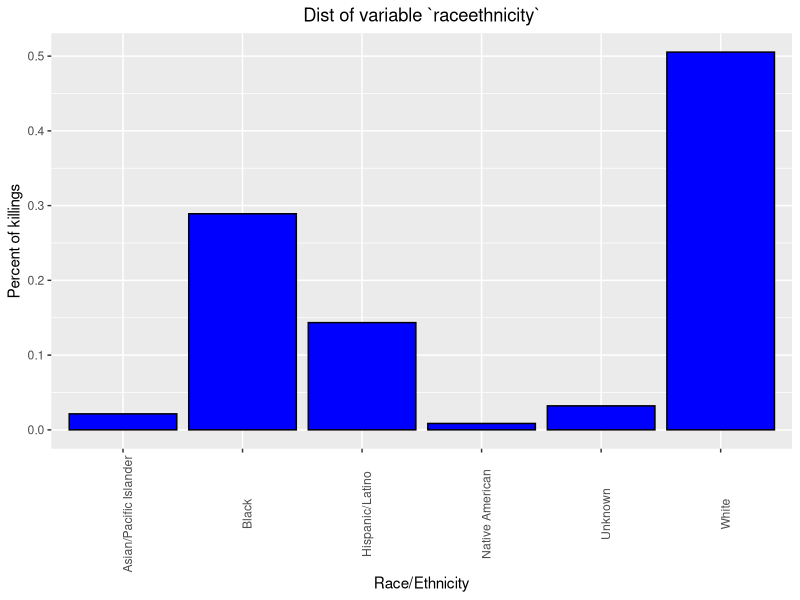
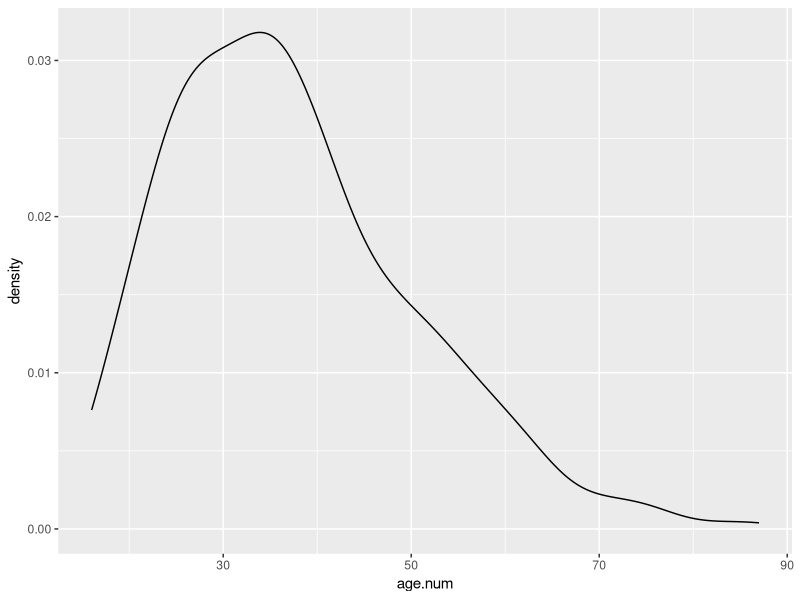
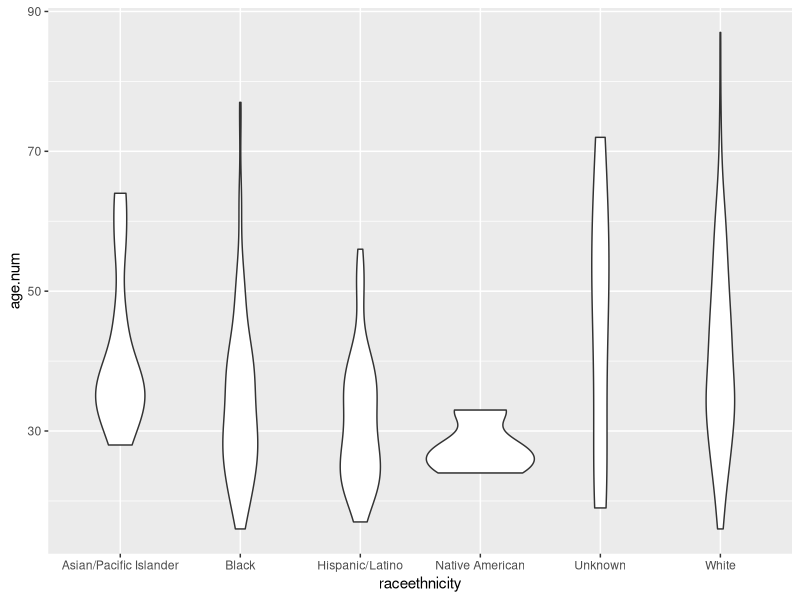
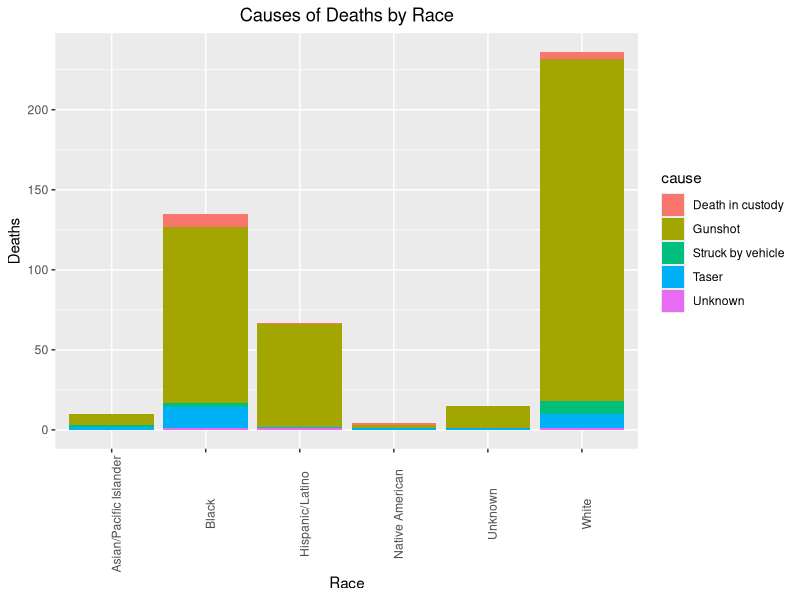
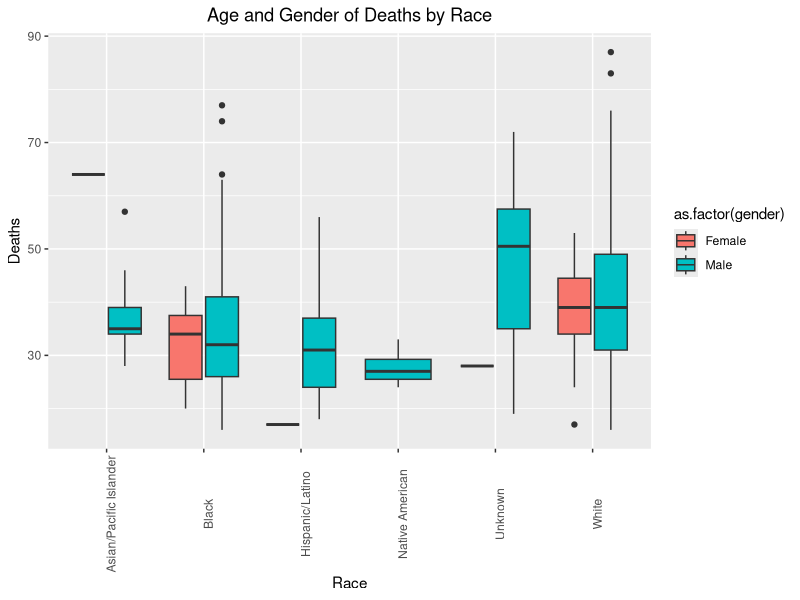

Reproduce these figures in R, in order.
## ---- chunk 1
library(tidyverse)
## ---- chunk 2
PoliceKillings <- read.csv('PoliceKillings.csv', header=TRUE)
## ---- chunk 3
round(prop.table(table(PoliceKillings$raceethnicity), ) *100, 2)

## ---- chunk 4
raceethnicity_prop <- PoliceKillings %>%
  group_by(raceethnicity)%>%
  summarise(Counts=n())%>%
  mutate(Percent=Counts/nrow(PoliceKillings))

ggplot(raceethnicity_prop, aes(x=raceethnicity, y=Percent))+
  geom_bar(fill="blue", color='black', stat="identity")+
  theme(axis.text.x=element_text(angle=90),
        plot.title=element_text(hjust=0.5))+
  labs(x="Race/Ethnicity", y="Percent of killings", title="Dist of variable `raceethnicity`")

## ---- chunk 5
is.numeric(PoliceKillings$age)
## ---- chunk 6
PoliceKillings$age.num <- as.numeric(PoliceKillings$age)
is.numeric(PoliceKillings$age.num)
## ---- chunk 7
ggplot(PoliceKillings, aes(x=age.num))+
  geom_density()
## ---- chunk 8
ggplot(PoliceKillings, aes(x=raceethnicity, y=age.num))+
  geom_violin()
## ---- chunk 9
round(prop.table(table(PoliceKillings$cause))*100, 2)
## ---- chunk 10
ggplot(PoliceKillings, aes(x=raceethnicity, fill=cause))+
  geom_bar(position="stack")+
  theme(axis.text.x=element_text(angle=90),
        plot.title=element_text(hjust=0.5))+
  labs(x="Race", y="Deaths", title="Causes of Deaths by Race")
## ---- chunk 11
round(prop.table(table(PoliceKillings$raceethnicity, PoliceKillings$gender), ) *100, 2)
## ---- chunk 12
ggplot(PoliceKillings, aes(x=raceethnicity, y=age.num, fill=as.factor(gender)))+
  geom_boxplot()+
  theme(axis.text.x=element_text(angle=90),
        plot.title=element_text(hjust=0.5))+
  labs(x="Race", y="Deaths", title="Age and Gender of Deaths by Race")
